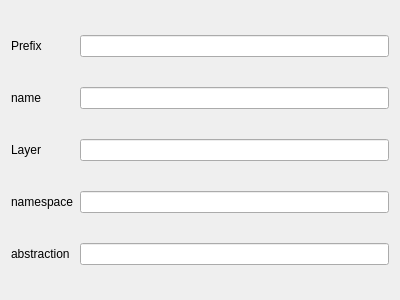
<?xml version="1.0" encoding="UTF-8"?>
<ui version="4.0">
 <class>GeneralPage</class>
 <widget class="QWizardPage" name="GeneralPage">
  <property name="geometry">
   <rect>
    <x>0</x>
    <y>0</y>
    <width>400</width>
    <height>300</height>
   </rect>
  </property>
  <property name="windowTitle">
   <string>WizardPage</string>
  </property>
  <layout class="QGridLayout" name="gridLayout">
   <item row="0" column="0">
    <widget class="QLabel" name="label_2">
     <property name="text">
      <string>Prefix</string>
     </property>
    </widget>
   </item>
   <item row="0" column="1">
    <widget class="QLineEdit" name="m_prefix"/>
   </item>
   <item row="3" column="0">
    <widget class="QLabel" name="label">
     <property name="text">
      <string>Layer</string>
     </property>
    </widget>
   </item>
   <item row="3" column="1">
    <widget class="QLineEdit" name="m_layer"/>
   </item>
   <item row="5" column="1">
    <widget class="QLineEdit" name="m_namespace"/>
   </item>
   <item row="5" column="0">
    <widget class="QLabel" name="m_namespaceLabel">
     <property name="text">
      <string>namespace</string>
     </property>
    </widget>
   </item>
   <item row="6" column="1">
    <widget class="QLineEdit" name="m_abstraction"/>
   </item>
   <item row="6" column="0">
    <widget class="QLabel" name="m_abstractionLabel">
     <property name="text">
      <string>abstraction</string>
     </property>
    </widget>
   </item>
   <item row="1" column="0">
    <widget class="QLabel" name="label_3">
     <property name="text">
      <string>name</string>
     </property>
    </widget>
   </item>
   <item row="1" column="1">
    <widget class="QLineEdit" name="m_name"/>
   </item>
  </layout>
 </widget>
 <resources/>
 <connections/>
</ui>
